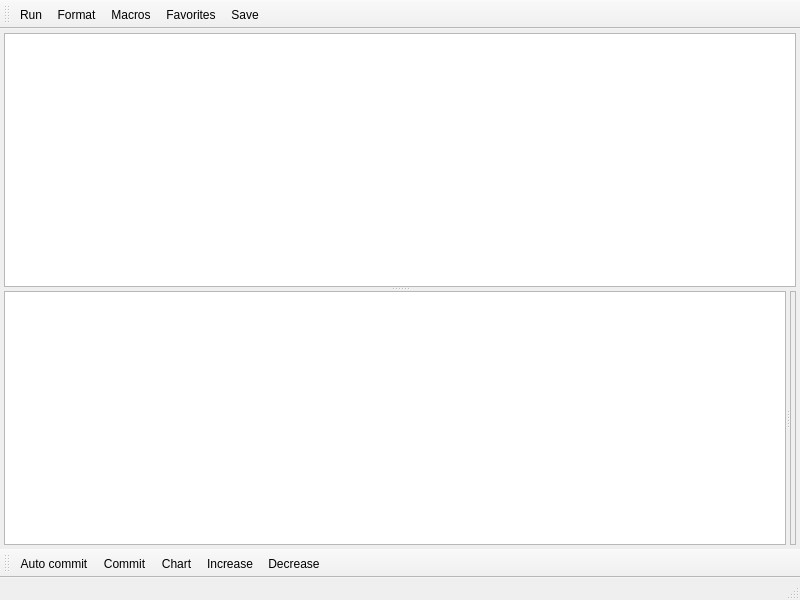
<?xml version="1.0" encoding="UTF-8"?>
<ui version="4.0">
 <class>Sql</class>
 <widget class="QMainWindow" name="Sql">
  <property name="geometry">
   <rect>
    <x>0</x>
    <y>0</y>
    <width>800</width>
    <height>600</height>
   </rect>
  </property>
  <property name="windowTitle">
   <string>MainWindow</string>
  </property>
  <widget class="QWidget" name="centralwidget">
   <property name="styleSheet">
    <string notr="true"/>
   </property>
   <layout class="QVBoxLayout" name="verticalLayout">
    <property name="spacing">
     <number>4</number>
    </property>
    <property name="leftMargin">
     <number>4</number>
    </property>
    <property name="topMargin">
     <number>4</number>
    </property>
    <property name="rightMargin">
     <number>4</number>
    </property>
    <property name="bottomMargin">
     <number>4</number>
    </property>
    <item>
     <widget class="QSplitter" name="splitter_2">
      <property name="orientation">
       <enum>Qt::Orientation::Vertical</enum>
      </property>
      <widget class="TextEditCompleter" name="textQuery">
       <property name="font">
        <font>
         <family>Courier New</family>
         <pointsize>12</pointsize>
        </font>
       </property>
       <property name="styleSheet">
        <string notr="true"/>
       </property>
      </widget>
      <widget class="QSplitter" name="splitter">
       <property name="orientation">
        <enum>Qt::Orientation::Horizontal</enum>
       </property>
       <widget class="QTableView" name="tableData">
        <property name="font">
         <font>
          <pointsize>10</pointsize>
         </font>
        </property>
        <property name="alternatingRowColors">
         <bool>false</bool>
        </property>
        <property name="selectionMode">
         <enum>QAbstractItemView::SelectionMode::ExtendedSelection</enum>
        </property>
        <property name="gridStyle">
         <enum>Qt::PenStyle::DotLine</enum>
        </property>
        <property name="sortingEnabled">
         <bool>false</bool>
        </property>
       </widget>
       <widget class="QStackedWidget" name="chartArea">
        <property name="enabled">
         <bool>true</bool>
        </property>
        <property name="frameShape">
         <enum>QFrame::Shape::StyledPanel</enum>
        </property>
        <widget class="QWidget" name="page"/>
        <widget class="QWidget" name="page_2"/>
       </widget>
      </widget>
     </widget>
    </item>
   </layout>
  </widget>
  <widget class="QMenuBar" name="menubar">
   <property name="geometry">
    <rect>
     <x>0</x>
     <y>0</y>
     <width>800</width>
     <height>21</height>
    </rect>
   </property>
   <property name="styleSheet">
    <string notr="true"/>
   </property>
  </widget>
  <widget class="QStatusBar" name="statusbar"/>
  <widget class="QToolBar" name="toolBarQuery">
   <property name="windowTitle">
    <string>toolBar</string>
   </property>
   <property name="iconSize">
    <size>
     <width>24</width>
     <height>24</height>
    </size>
   </property>
   <property name="toolButtonStyle">
    <enum>Qt::ToolButtonStyle::ToolButtonTextBesideIcon</enum>
   </property>
   <attribute name="toolBarArea">
    <enum>TopToolBarArea</enum>
   </attribute>
   <attribute name="toolBarBreak">
    <bool>false</bool>
   </attribute>
   <addaction name="actionRun"/>
   <addaction name="actionFormat"/>
   <addaction name="actionMacros"/>
   <addaction name="actionFavorites"/>
   <addaction name="actionSave"/>
  </widget>
  <widget class="QToolBar" name="toolBar">
   <property name="windowTitle">
    <string>toolBar</string>
   </property>
   <property name="iconSize">
    <size>
     <width>24</width>
     <height>24</height>
    </size>
   </property>
   <property name="toolButtonStyle">
    <enum>Qt::ToolButtonStyle::ToolButtonTextBesideIcon</enum>
   </property>
   <attribute name="toolBarArea">
    <enum>BottomToolBarArea</enum>
   </attribute>
   <attribute name="toolBarBreak">
    <bool>false</bool>
   </attribute>
   <addaction name="actionAuto_commit"/>
   <addaction name="actionCommit"/>
   <addaction name="actionChart"/>
   <addaction name="actionIncrease"/>
   <addaction name="actionReduce"/>
  </widget>
  <action name="actionRun">
   <property name="icon">
    <iconset resource="../icons.qrc">
     <normaloff>:/icons/resources/square.svg</normaloff>:/icons/resources/square.svg</iconset>
   </property>
   <property name="text">
    <string>Run</string>
   </property>
   <property name="toolTip">
    <string>Run (CTRL+R)</string>
   </property>
   <property name="shortcut">
    <string>Ctrl+R</string>
   </property>
   <property name="menuRole">
    <enum>QAction::MenuRole::NoRole</enum>
   </property>
  </action>
  <action name="actionFormat">
   <property name="icon">
    <iconset resource="../icons.qrc">
     <normaloff>:/icons/resources/autobrightness.svg</normaloff>:/icons/resources/autobrightness.svg</iconset>
   </property>
   <property name="text">
    <string>Format</string>
   </property>
   <property name="toolTip">
    <string>Format (CTRL+F)</string>
   </property>
   <property name="shortcut">
    <string>Ctrl+F</string>
   </property>
   <property name="menuRole">
    <enum>QAction::MenuRole::NoRole</enum>
   </property>
  </action>
  <action name="actionSave">
   <property name="icon">
    <iconset resource="../icons.qrc">
     <normaloff>:/icons/resources/heart tick.svg</normaloff>:/icons/resources/heart tick.svg</iconset>
   </property>
   <property name="text">
    <string>Save</string>
   </property>
   <property name="toolTip">
    <string>Save default (CTRL+S)</string>
   </property>
   <property name="shortcut">
    <string>Ctrl+S</string>
   </property>
   <property name="menuRole">
    <enum>QAction::MenuRole::NoRole</enum>
   </property>
  </action>
  <action name="actionFavorites">
   <property name="icon">
    <iconset resource="../icons.qrc">
     <normaloff>:/icons/resources/lovely.svg</normaloff>:/icons/resources/lovely.svg</iconset>
   </property>
   <property name="text">
    <string>Favorites</string>
   </property>
   <property name="toolTip">
    <string>Add to favorites (CTRL+Y)</string>
   </property>
   <property name="shortcut">
    <string>Ctrl+Y</string>
   </property>
   <property name="menuRole">
    <enum>QAction::MenuRole::NoRole</enum>
   </property>
  </action>
  <action name="actionIncrease">
   <property name="icon">
    <iconset resource="../icons.qrc">
     <normaloff>:/icons/resources/search zoom-2.svg</normaloff>:/icons/resources/search zoom-2.svg</iconset>
   </property>
   <property name="text">
    <string>Increase</string>
   </property>
   <property name="toolTip">
    <string>Increase font size</string>
   </property>
   <property name="shortcut">
    <string>Ctrl+Shift+=</string>
   </property>
   <property name="menuRole">
    <enum>QAction::MenuRole::NoRole</enum>
   </property>
  </action>
  <action name="actionReduce">
   <property name="icon">
    <iconset resource="../icons.qrc">
     <normaloff>:/icons/resources/search zoom.svg</normaloff>:/icons/resources/search zoom.svg</iconset>
   </property>
   <property name="text">
    <string>Decrease</string>
   </property>
   <property name="toolTip">
    <string>Decrease font size</string>
   </property>
   <property name="shortcut">
    <string>Ctrl+-</string>
   </property>
   <property name="menuRole">
    <enum>QAction::MenuRole::NoRole</enum>
   </property>
  </action>
  <action name="actionCommit">
   <property name="icon">
    <iconset resource="../icons.qrc">
     <normaloff>:/icons/resources/path.svg</normaloff>:/icons/resources/path.svg</iconset>
   </property>
   <property name="text">
    <string>Commit</string>
   </property>
   <property name="toolTip">
    <string>Commit changed data</string>
   </property>
   <property name="shortcut">
    <string>Ctrl+S</string>
   </property>
   <property name="menuRole">
    <enum>QAction::MenuRole::NoRole</enum>
   </property>
  </action>
  <action name="actionMacros">
   <property name="icon">
    <iconset resource="../icons.qrc">
     <normaloff>:/icons/resources/shapes.svg</normaloff>:/icons/resources/shapes.svg</iconset>
   </property>
   <property name="text">
    <string>Macros</string>
   </property>
   <property name="toolTip">
    <string>Macro builder</string>
   </property>
   <property name="menuRole">
    <enum>QAction::MenuRole::NoRole</enum>
   </property>
  </action>
  <action name="actionAuto_commit">
   <property name="checkable">
    <bool>true</bool>
   </property>
   <property name="icon">
    <iconset resource="../icons.qrc">
     <normaloff>:/icons/resources/rotate left.svg</normaloff>:/icons/resources/rotate left.svg</iconset>
   </property>
   <property name="text">
    <string>Auto commit</string>
   </property>
   <property name="toolTip">
    <string>Auto commit</string>
   </property>
   <property name="menuRole">
    <enum>QAction::MenuRole::NoRole</enum>
   </property>
  </action>
  <action name="actionChart">
   <property name="checkable">
    <bool>true</bool>
   </property>
   <property name="icon">
    <iconset resource="../icons.qrc">
     <normaloff>:/icons/resources/presention chart.svg</normaloff>:/icons/resources/presention chart.svg</iconset>
   </property>
   <property name="text">
    <string>Chart</string>
   </property>
   <property name="toolTip">
    <string>Chart</string>
   </property>
   <property name="menuRole">
    <enum>QAction::MenuRole::NoRole</enum>
   </property>
  </action>
 </widget>
 <customwidgets>
  <customwidget>
   <class>TextEditCompleter</class>
   <extends>QTextEdit</extends>
   <header>texteditcompleter.h</header>
  </customwidget>
 </customwidgets>
 <resources>
  <include location="../icons.qrc"/>
 </resources>
 <connections/>
</ui>
